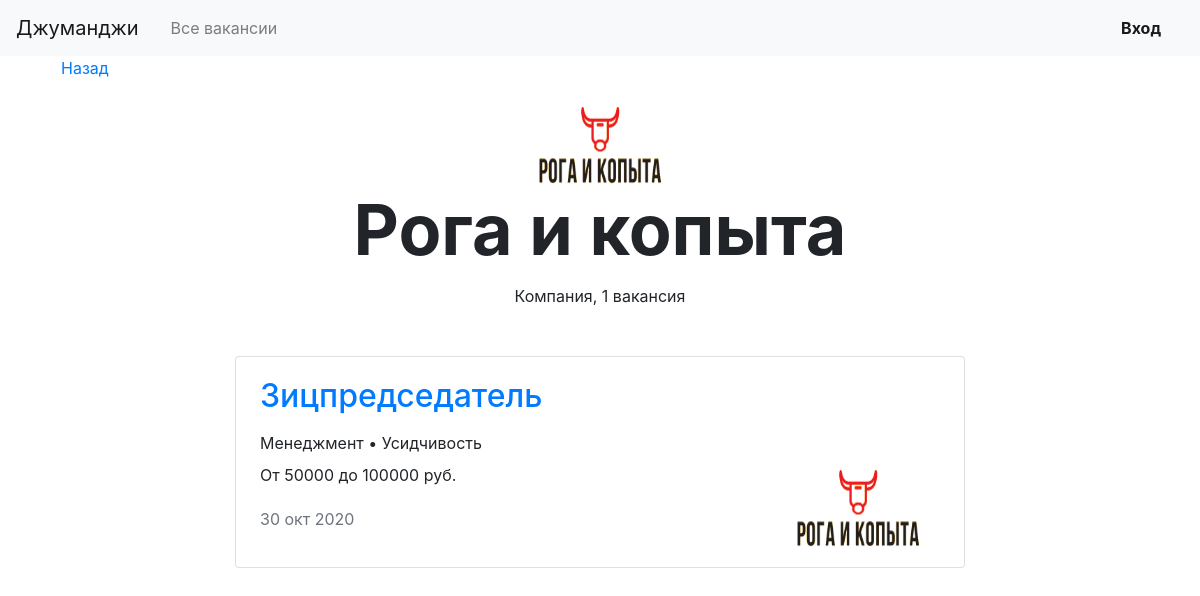
Page /companies/11/ on the earlier database version.
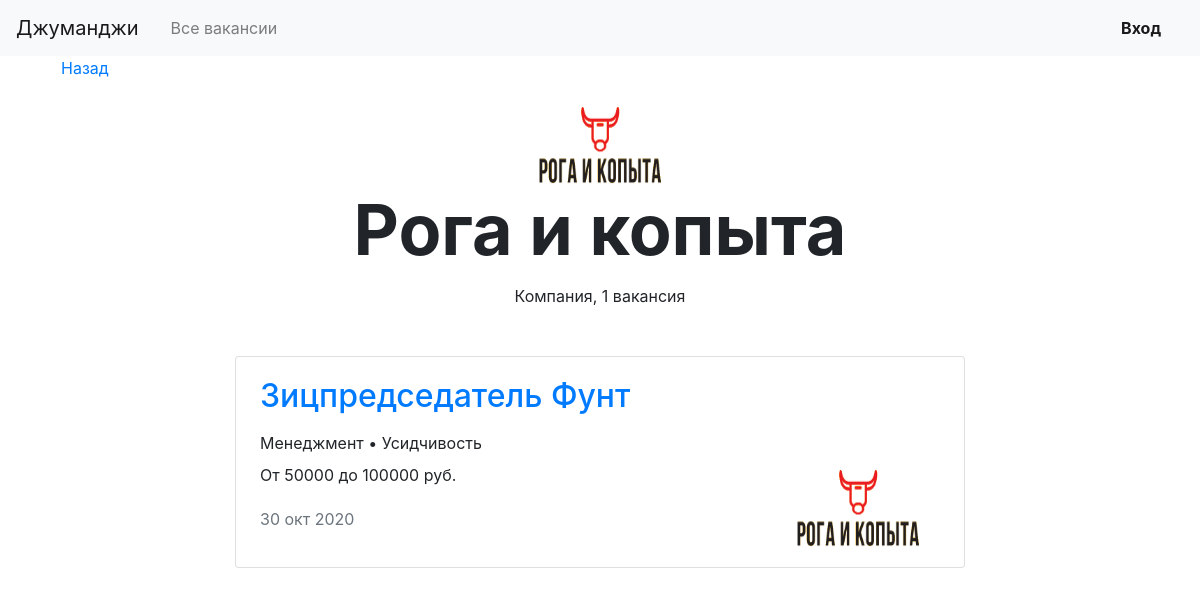
Same page on the later database version.
### vacancies/models.py (models this page shows, shortened)
class Company(models.Model):
    name = models.CharField(max_length=100)
    location = models.CharField(max_length=100)
    logo = models.ImageField(upload_to=MEDIA_COMPANY_IMAGE_DIR)
    description = models.TextField(max_length=200)
    employee_count = models.IntegerField()
    owner = models.OneToOneField(get_user_model(),
                                 on_delete=models.PROTECT, null=True, blank=True, related_name='company')

class Vacancy(models.Model):
    title = models.CharField(max_length=100)
    specialty = models.ForeignKey(Specialty, on_delete=models.CASCADE, related_name='vacancies')
    company = models.ForeignKey(Company, on_delete=models.CASCADE, related_name='vacancies')
    skills = models.CharField(max_length=100, blank=True)
    description = models.TextField(max_length=200, blank=True)
    salary_min = models.DecimalField(decimal_places=2, max_digits=15, blank=True)
    salary_max = models.DecimalField(decimal_places=2, max_digits=15, blank=True)
    published_at = models.DateField(auto_now=True)

class Specialty(models.Model):
    FRONTEND = 'frontend'
    BACKEND = 'backend'
    GAMEDEV = 'gamedev'
    DEVOPS = 'devops'
    DESIGN = 'design'
    PRODUCTS = 'products'
    MANAGEMENT = 'management'
    TESTING = 'testing'
    CHOICES = [
        (None, '--- Выберите специализацию ---'),
        (FRONTEND, 'Фронтенд разработка'),
        (BACKEND, 'Бэкенд разработка'),
        (GAMEDEV, 'Разработка игр'),
        (DEVOPS, 'Девопс'),
        (DESIGN, 'Дизайн'),
        (PRODUCTS, 'Продукты'),
        (MANAGEMENT, 'Менеджмент'),
        (TESTING, 'Тестирование'),
    ]
    code = models.SlugField(unique=True)
    title = models.CharField(max_length=100)
    picture = models.ImageField(upload_to=MEDIA_SPECIALITY_IMAGE_DIR)

### vacancies/views.py (the view)
# urls.py: path('companies/<int:company_id>/', views.CompanyView.as_view(), name='company_vacancies'),
class CompanyView(TemplateView):
    template_name = "vacancies/company.html"
    def get_context_data(self, company_id, **kwargs):
        context = super(CompanyView, self).get_context_data(**kwargs)
        company = get_object_or_404(Company, id=company_id)
        vacancies = Vacancy.objects.filter(company_id=company_id)
        context['company'] = company
        context['vacancies'] = vacancies
        context['title_left'] = 'Компания'
        return context

### vacancies/context_processors.py (called while the page is built)
def common_data(request):
    return {
        "title": "Джуманджи",
    }

### vacancies/templatetags/my_extras.py (called while the page is built)
@register.simple_tag
def word_by_number(number, s1, s2, s3, show_number=True):
    s = s3
    remainder = number % 100
    if remainder not in range(5, 20):
        remainder %= 10
        if remainder in (2, 3, 4):
            s = s2
        elif remainder == 1:
            s = s1
    if show_number:
        s = str(number) + " " + s
    return s

@register.simple_tag
def vacancy_by_number(number, show_number=True):
    return word_by_number(number, 'вакансия', 'вакансии', 'вакансий', show_number)

### vacancies/templates/vacancies/company.html
{% extends "vacancies/base.html" %}
{% load my_extras %}
{% block content %}
  <main class="container mt-3">
    <div class="navbar mt-5">
      <p><a href="#">Назад</a></p>
    </div>
    <section>
      <div class="text-center">
        <img src="{% if company.logo %}{{ company.logo.url }}{% endif %}" width="130" height="80" alt="{{ company.name }}">
      </div>
      <h1 class="h1 text-center mx-auto mt-0 pt-1" style="font-size: 70px;"><strong>{{ company.name }}</strong></h1>
      <p class="text-center pt-1">Компания, {% vacancy_by_number vacancies|length %}</p>
      {% include 'vacancies/base_card_vacancy.html' %}
    </section>
  </main>
{% endblock content %}

### vacancies/templates/vacancies/base.html (shortened to what this page needs)
<!DOCTYPE html>
<html lang="ru">
<head>
  <link rel="stylesheet" href="https://stackpath.bootstrapcdn.com/bootstrap/4.3.1/css/bootstrap.min.css">
</head>
<body>
  <header class="container mt-3">
    <nav class="navbar navbar-expand-lg navbar-light bg-light fixed-top">
      <a class="navbar-brand mr-4" href="{% url 'main' %}">{{ title }}</a>
      <div class="collapse navbar-collapse justify-content-between" id="navbarNav">
        <ul class="navbar-nav col-10">
          <li class="nav-item">
            <a class="nav-link" href="{% url 'all_vacancies' %}">Все вакансии</a>
          </li>
        </ul>
        <ul class="navbar-nav col-2 justify-content-end">
          <li class="nav-item active">
            {% if user.is_authenticated %}
            <div class="btn-group">
              <button type="button" class="btn dropdown-toggle font-weight-bold" data-toggle="dropdown" aria-haspopup="true" aria-expanded="false">
                {{ user.get_full_name|default:user.username }}
              </button>
              <div class="dropdown-menu dropdown-menu-right mt-3">
                <a href="{% url 'user_profile' %}" class="dropdown-item py-2">Профиль</a>
                <a href="{% url 'user_resume' %}" class="dropdown-item py-2">Резюме</a>
                <a href="{% url 'user_company' %}" class="dropdown-item py-2">Компания</a>
                <a href="{% url 'logout' %}" class="dropdown-item py-2">Выйти</a>
              </div>
            </div>
            {% else %}
            <a href="{% url 'login' %}" class="nav-link font-weight-bold">Вход</a>
            {% endif %}
          </li>
        </ul>
      </div>
    </nav>
  </header>
  {% block content %}{% endblock %}
</body>
</html>

### vacancies/templates/vacancies/base_card_vacancy.html
<div class="row mt-5">
    <div class="col-12 col-lg-8 offset-lg-2 m-auto">
      {% for vacancy in vacancies %}
      <div class="card mb-4">
        <div class="card-body px-4">
          <div class="row">
            <div class="col-12 col-md-8 col-lg-9">
              <a href="{% url 'vacancy_info' vacancy_id=vacancy.id %}">
              <h2 class="h2 pb-2">{{ vacancy.title }}</h2>
              </a>
              <p class="mb-2">{{ vacancy.specialty.title }} {% if vacancy.skills %} • {{ vacancy.skills }}{% endif %}</p>
              <p>От {{ vacancy.salary_min|floatformat }} до {{ vacancy.salary_max|floatformat }} руб.</p>
              <p class="text-muted pt-1">{{ vacancy.published_at|date:"d b Y" }}</p>
            </div>
            <div class="col-12 col-md-4 col-lg-3 d-flex align-items-end">
              <a href="{% url 'company_vacancies' vacancy.company_id %}"><img src="{% if vacancy.company.logo %}{{ vacancy.company.logo.url }}{% endif %}" width="130" height="80" alt="{{ vacancy.company.name }}"></a>
            </div>
          </div>
        </div>
      </div>
      {% endfor %}
    </div>
</div>

Differences in the rows shown:
changed Vacancy "Усидчивость": title "Зицпредседатель" → "Зицпредседатель Фунт"
